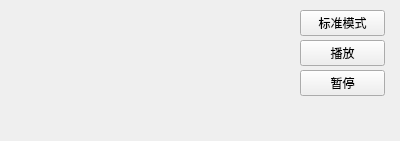
<?xml version="1.0" encoding="UTF-8"?>
<ui version="4.0">
 <class>Mini</class>
 <widget class="QWidget" name="Mini">
  <property name="geometry">
   <rect>
    <x>0</x>
    <y>0</y>
    <width>400</width>
    <height>141</height>
   </rect>
  </property>
  <property name="windowTitle">
   <string>Form</string>
  </property>
  <widget class="QPushButton" name="pushButton_switch">
   <property name="geometry">
    <rect>
     <x>300</x>
     <y>10</y>
     <width>85</width>
     <height>26</height>
    </rect>
   </property>
   <property name="text">
    <string>标准模式</string>
   </property>
  </widget>
  <widget class="RotateCover" name="cover">
   <property name="geometry">
    <rect>
     <x>5</x>
     <y>15</y>
     <width>126</width>
     <height>126</height>
    </rect>
   </property>
   <property name="styleSheet">
    <string notr="true">border-image: url(:/image/DISK2_LARGE_TYPE2.png);</string>
   </property>
   <property name="text">
    <string/>
   </property>
  </widget>
  <widget class="QPushButton" name="pushButton_play">
   <property name="geometry">
    <rect>
     <x>300</x>
     <y>40</y>
     <width>85</width>
     <height>26</height>
    </rect>
   </property>
   <property name="text">
    <string>播放</string>
   </property>
  </widget>
  <widget class="QPushButton" name="pushButton_pause">
   <property name="geometry">
    <rect>
     <x>300</x>
     <y>70</y>
     <width>85</width>
     <height>26</height>
    </rect>
   </property>
   <property name="text">
    <string>暂停</string>
   </property>
  </widget>
 </widget>
 <customwidgets>
  <customwidget>
   <class>RotateCover</class>
   <extends>QLabel</extends>
   <header>rotatecover.h</header>
  </customwidget>
 </customwidgets>
 <resources/>
 <connections/>
</ui>
